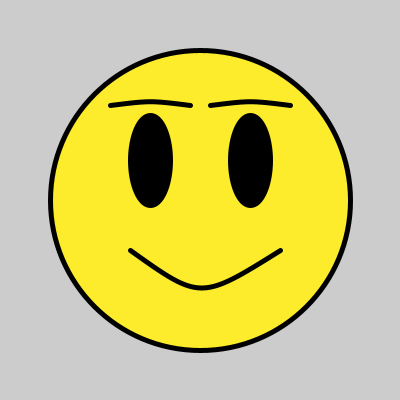
Frame 1 (no input)
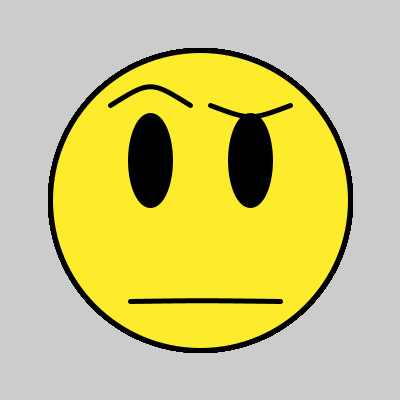
Frame 60 (the mouse pressed at the canvas centre just before this capture)
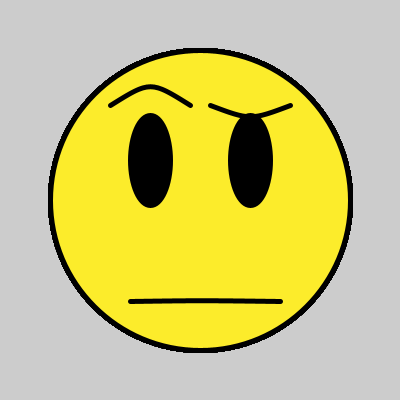
Frame 120 (the mouse held since frame 60 and released just before this capture)

The Processing sketch that drew these frames (run headless with seeded random() and noise(); from frame 60 on, the mouse is pressed at the canvas centre):

// Processing sketch: processing_70222
// ── processing_70222.pde

//Eric T. Computer Programming 1 Mods 4-5
void setup()
{
  size(400,400);
}
void draw()
{
  face();
  eyes();
  mouth();
  eyebrows();
}
void face()
{
  fill(252,236,43);
  stroke(0);
  strokeWeight(5);
  smooth();
  ellipse(200,200,300,300);
}
void eyes()
{
  fill(0);
  ellipse(150,160,40,90);
  ellipse(250,160,40,90);
}
int y = 250;
void mouth()
{
  noFill();
  bezier(130,y,200,300,200,300,280,y);
  y = y + 1;
  if(y > 301)
  {
    y = 301;
  }
}
int brow1 = 100;
int brow2 = 100;
void eyebrows()
{
  noFill();
  bezier(110,105,150,brow1,150,brow1,190,105);
  bezier(210,105,250,brow2,250,brow2,290,105);
  brow1 = brow1 - 1;
  brow2 = brow2 + 1;
  if(brow1 < 80)
  {
    brow1 = 80;
  }
  if(brow2 > 120)
  {
    brow2 = 120;
  }
}
